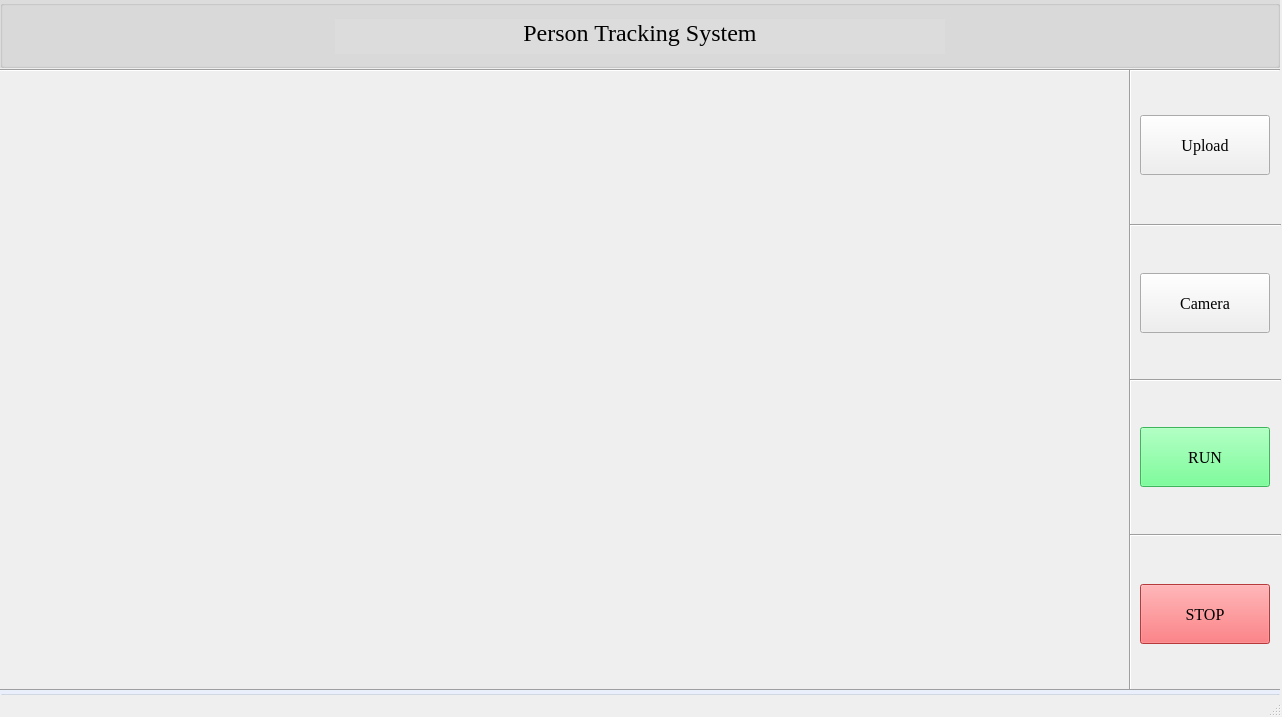
<?xml version="1.0" encoding="UTF-8"?>
<ui version="4.0">
 <class>MainWindow</class>
 <widget class="QMainWindow" name="MainWindow">
  <property name="geometry">
   <rect>
    <x>0</x>
    <y>0</y>
    <width>1282</width>
    <height>717</height>
   </rect>
  </property>
  <property name="windowTitle">
   <string>Person Tracking System</string>
  </property>
  <widget class="QWidget" name="centralwidget">
   <widget class="QLabel" name="label_display">
    <property name="geometry">
     <rect>
      <x>10</x>
      <y>80</y>
      <width>1111</width>
      <height>601</height>
     </rect>
    </property>
    <property name="autoFillBackground">
     <bool>false</bool>
    </property>
    <property name="text">
     <string/>
    </property>
    <property name="pixmap">
     <pixmap>image/t.png</pixmap>
    </property>
    <property name="scaledContents">
     <bool>true</bool>
    </property>
   </widget>
   <widget class="Line" name="line_1">
    <property name="geometry">
     <rect>
      <x>0</x>
      <y>60</y>
      <width>1280</width>
      <height>20</height>
     </rect>
    </property>
    <property name="orientation">
     <enum>Qt::Horizontal</enum>
    </property>
   </widget>
   <widget class="QGroupBox" name="groupBox">
    <property name="geometry">
     <rect>
      <x>0</x>
      <y>0</y>
      <width>1280</width>
      <height>68</height>
     </rect>
    </property>
    <property name="styleSheet">
     <string notr="true">background-color:rgb(220,220,220)</string>
    </property>
    <property name="title">
     <string/>
    </property>
    <widget class="QLabel" name="label_title">
     <property name="geometry">
      <rect>
       <x>335</x>
       <y>19</y>
       <width>610</width>
       <height>35</height>
      </rect>
     </property>
     <property name="maximumSize">
      <size>
       <width>16777215</width>
       <height>35</height>
      </size>
     </property>
     <property name="font">
      <font>
       <family>Times New Roman</family>
       <pointsize>18</pointsize>
       <weight>50</weight>
       <italic>false</italic>
       <bold>false</bold>
      </font>
     </property>
     <property name="toolTip">
      <string/>
     </property>
     <property name="styleSheet">
      <string notr="true">color: rgb(0, 0, 0);
font: 18pt &quot;Times New Roman&quot;;</string>
     </property>
     <property name="text">
      <string>Person Tracking System</string>
     </property>
     <property name="alignment">
      <set>Qt::AlignHCenter|Qt::AlignTop</set>
     </property>
    </widget>
   </widget>
   <widget class="Line" name="line_2">
    <property name="geometry">
     <rect>
      <x>0</x>
      <y>680</y>
      <width>1280</width>
      <height>20</height>
     </rect>
    </property>
    <property name="orientation">
     <enum>Qt::Horizontal</enum>
    </property>
   </widget>
   <widget class="Line" name="line_6">
    <property name="geometry">
     <rect>
      <x>1120</x>
      <y>69</y>
      <width>20</width>
      <height>621</height>
     </rect>
    </property>
    <property name="orientation">
     <enum>Qt::Vertical</enum>
    </property>
   </widget>
   <widget class="QGroupBox" name="groupBox_2">
    <property name="geometry">
     <rect>
      <x>0</x>
      <y>690</y>
      <width>1280</width>
      <height>180</height>
     </rect>
    </property>
    <property name="styleSheet">
     <string notr="true">background-color: rgb(233, 239, 251);</string>
    </property>
    <property name="title">
     <string/>
    </property>
   </widget>
   <widget class="Line" name="line_5">
    <property name="geometry">
     <rect>
      <x>1130</x>
      <y>215</y>
      <width>151</width>
      <height>20</height>
     </rect>
    </property>
    <property name="orientation">
     <enum>Qt::Horizontal</enum>
    </property>
   </widget>
   <widget class="Line" name="line_3">
    <property name="geometry">
     <rect>
      <x>1130</x>
      <y>525</y>
      <width>151</width>
      <height>20</height>
     </rect>
    </property>
    <property name="orientation">
     <enum>Qt::Horizontal</enum>
    </property>
   </widget>
   <widget class="QPushButton" name="cancel">
    <property name="geometry">
     <rect>
      <x>1140</x>
      <y>584</y>
      <width>130</width>
      <height>60</height>
     </rect>
    </property>
    <property name="font">
     <font>
      <family>Times New Roman</family>
      <pointsize>12</pointsize>
      <weight>9</weight>
      <italic>false</italic>
      <bold>false</bold>
     </font>
    </property>
    <property name="focusPolicy">
     <enum>Qt::NoFocus</enum>
    </property>
    <property name="styleSheet">
     <string notr="true">background-color: rgb(255, 80, 83);font: 75 12pt &quot;Times New Roman&quot;;</string>
    </property>
    <property name="text">
     <string>STOP</string>
    </property>
   </widget>
   <widget class="QPushButton" name="start">
    <property name="geometry">
     <rect>
      <x>1140</x>
      <y>427</y>
      <width>130</width>
      <height>60</height>
     </rect>
    </property>
    <property name="font">
     <font>
      <family>Times New Roman</family>
      <pointsize>12</pointsize>
      <weight>9</weight>
      <italic>false</italic>
      <bold>false</bold>
     </font>
    </property>
    <property name="focusPolicy">
     <enum>Qt::NoFocus</enum>
    </property>
    <property name="autoFillBackground">
     <bool>false</bool>
    </property>
    <property name="styleSheet">
     <string notr="true">background-color:rgb(85, 255, 127);
font: 75 12pt &quot;Times New Roman&quot;;</string>
    </property>
    <property name="text">
     <string>RUN</string>
    </property>
   </widget>
   <widget class="QPushButton" name="toolButton_camera">
    <property name="geometry">
     <rect>
      <x>1140</x>
      <y>273</y>
      <width>130</width>
      <height>60</height>
     </rect>
    </property>
    <property name="font">
     <font>
      <family>Times New Roman</family>
      <pointsize>12</pointsize>
      <weight>9</weight>
      <italic>false</italic>
      <bold>false</bold>
     </font>
    </property>
    <property name="focusPolicy">
     <enum>Qt::NoFocus</enum>
    </property>
    <property name="styleSheet">
     <string notr="true">font: 75 12pt &quot;Times New Roman&quot;;</string>
    </property>
    <property name="text">
     <string>Camera</string>
    </property>
   </widget>
   <widget class="Line" name="line_4">
    <property name="geometry">
     <rect>
      <x>1130</x>
      <y>370</y>
      <width>151</width>
      <height>20</height>
     </rect>
    </property>
    <property name="orientation">
     <enum>Qt::Horizontal</enum>
    </property>
   </widget>
   <widget class="QPushButton" name="toolButton_video">
    <property name="geometry">
     <rect>
      <x>1140</x>
      <y>115</y>
      <width>130</width>
      <height>60</height>
     </rect>
    </property>
    <property name="font">
     <font>
      <family>Times New Roman</family>
      <pointsize>12</pointsize>
      <weight>9</weight>
      <italic>false</italic>
      <bold>false</bold>
     </font>
    </property>
    <property name="focusPolicy">
     <enum>Qt::NoFocus</enum>
    </property>
    <property name="styleSheet">
     <string notr="true">font: 75 12pt &quot;Times New Roman&quot;;</string>
    </property>
    <property name="text">
     <string>Upload</string>
    </property>
   </widget>
  </widget>
  <widget class="QStatusBar" name="statusbar"/>
 </widget>
 <resources>
  <include location="img.qrc"/>
 </resources>
 <connections/>
</ui>
